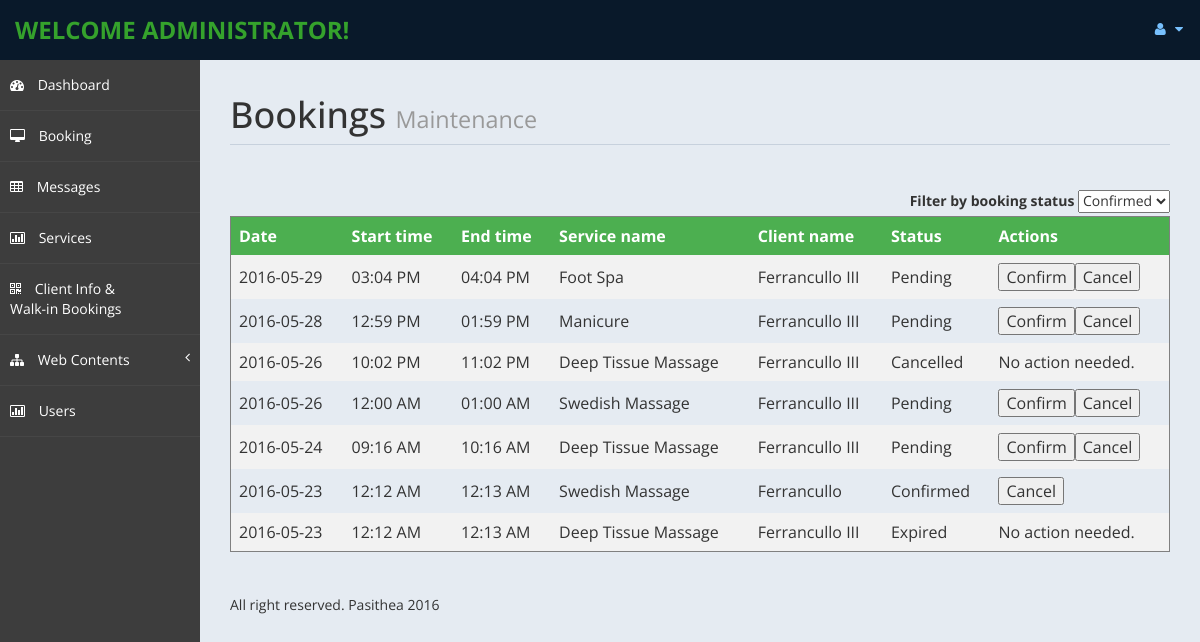
Page /admin/index.php?page=bookings on the committed database.
### tables this page shows
CREATE TABLE `pasithea_bookings` (
  `bookId` int(11) NOT NULL,
  `svc_id` int(11) NOT NULL,
  `user_id` int(11) NOT NULL,
  `book_date` varchar(111) NOT NULL,
  `book_starttime` int(11) NOT NULL,
  `book_endtime` int(11) NOT NULL,
  `status` varchar(20) NOT NULL,
  `client_type` varchar(50) NOT NULL,
  `walkin_lname` varchar(50) NOT NULL,
  `walkin_fname` varchar(50) NOT NULL
);

CREATE TABLE `pasithea_services` (
  `id` int(11) NOT NULL,
  `image_url` varchar(200) NOT NULL,
  `service_name` varchar(100) NOT NULL,
  `service_details` varchar(300) NOT NULL,
  `service_cost` varchar(11) NOT NULL,
  `featured` int(2) NOT NULL,
  `discounted_price` varchar(11) NOT NULL
);

CREATE TABLE `pasithea_account` (
  `acct_id` int(10) NOT NULL,
  `userId` int(10) NOT NULL,
  `Lastname` varchar(50) NOT NULL,
  `FirstName` varchar(50) NOT NULL,
  `Mobile` varchar(50) NOT NULL
);

### admin/includes/book_api.php (called while the page is built, shortened)
<?php
$db = new Database();
$db = $db->connect();
function getBookings(){
	$q = "SELECT b.*,s.service_name,a.Lastname,a.FirstName
	FROM pasithea_bookings b
	INNER JOIN pasithea_services s ON b.svc_id = s.id
	INNER JOIN pasithea_account a ON b.user_id = a.userId
	ORDER BY b.book_date DESC";
	return s_query($q);
}
function parseTime($tym){
	for($i = 1;$i < 5;$i++){
		if(strlen($tym) < $i)
			$tym = '0'.$tym;
	}
	return implode(":",str_split($tym,2));
}
function s_query($sql){
	global $db;
	$result = $db->query($sql) or die(mysqli_error($db));
	$rows = array();
	while( $r = $result->fetch_object() ) {
		$rows[] = $r;
	}
	return $rows;
}
?>

### admin/bookings.php (the view, shortened to what this page needs)
<?php
include_once('includes/book_api.php');
?>
	<div id="page-inner">
		<div class="row">
			<div class="col-md-12">
					<h1 class="page-header">
					Bookings <small>Maintenance</small>
					</h1>
						<div style='float:right'>
							<label>Filter by booking status</label>
							<select>
								<option selected>Confirmed</option>
							</select>
						</div>
						<table>
							<tr>
								<th >Date</h>
								<th >Start time</th>
								<th >End time</h>
								<th >Service name</th>
								<th >Client name</th>
								<th >Status</th>
								<th >Actions</th>
							</tr>
							<?php
							$res = getBookings();
							if($res){
								foreach($res as $rows){
							?>
								<tr>
									<td><?php echo $rows->book_date;?></td>
									<td><?php echo date('h:i A', strtotime(parseTime($rows->book_starttime)));?></td>
									<td><?php echo date('h:i A', strtotime(parseTime($rows->book_endtime)));?></td>
									<td><?php echo $rows->service_name;?></td>
									<td><?php echo $rows->Lastname;?></td>
									<td><?php echo $rows->status;?></td>
									<td>
										<?php
											if($rows->status == 'Cancelled' || $rows->status == 'Expired'){
												echo 'No action needed.';
											}elseif($rows->status == 'Confirmed'){
												echo "<button class='btnCancel'>Cancel</button>";
											}
											else{
												echo "<button class='btnConfirm'>Confirm</button>";
												echo "<button class='btnCancel'>Cancel</button>";
											}
										?>
									</td>
								</tr>
							<?php
								}
							}
							?>
						</table>
							<br>
			</div>
		</div>
		<footer><p>All right reserved. Pasithea 2016</p></footer>
	</div>

### admin/assets/css/custom-styles.css (style rules this page uses)
body { font-family: 'Open Sans', sans-serif; }
#page-inner { width:100%; margin:10px 20px 10px 0px; background-color:transparent; min-height:1200px; }
h1, .h1, h2, .h2, h3, .h3 { margin-top: 7px; margin-bottom: -5px; }
p { font-size:16px; line-height:25px; padding-top:20px; }
.page-header { padding-bottom: 9px; margin: 10px 0 45px; border-bottom: 1px solid #C7D1DD; }
footer p { font-size: 14px; }

### admin/bookings.php (style rules this page uses)
table { border: 1px solid gray; width: 100%; }
th, td { text-align: left; padding: 8px; }
tr:nth-child(even) { background-color: #f2f2f2 }
th { background-color: #4CAF50; color: white; }

### rows in the picture
pasithea_bookings: book_date "2016-05-29", book_starttime "03:04 PM", book_endtime "04:04 PM", pasithea_services.service_name "Foot Spa", pasithea_account.Lastname "Ferrancullo III", status "Pending", shows "Confirm"
pasithea_bookings: book_date "2016-05-28", book_starttime "12:59 PM", book_endtime "01:59 PM", pasithea_services.service_name "Manicure", pasithea_account.Lastname "Ferrancullo III", status "Pending", shows "Confirm"
pasithea_bookings: book_date "2016-05-26", book_starttime "10:02 PM", book_endtime "11:02 PM", pasithea_services.service_name "Deep Tissue Massage", pasithea_account.Lastname "Ferrancullo III", status "Cancelled", shows "No action needed."
pasithea_bookings: book_date "2016-05-26", book_starttime "12:00 AM", book_endtime "01:00 AM", pasithea_services.service_name "Swedish Massage", pasithea_account.Lastname "Ferrancullo III", status "Pending", shows "Confirm"
pasithea_bookings: book_date "2016-05-24", book_starttime "09:16 AM", book_endtime "10:16 AM", pasithea_services.service_name "Deep Tissue Massage", pasithea_account.Lastname "Ferrancullo III", status "Pending", shows "Confirm"
pasithea_bookings: book_date "2016-05-23", book_starttime "12:12 AM", book_endtime "12:13 AM", pasithea_services.service_name "Swedish Massage", pasithea_account.Lastname "Ferrancullo", status "Confirmed", shows "Cancel"
pasithea_bookings: book_date "2016-05-23", book_starttime "12:12 AM", book_endtime "12:13 AM", pasithea_services.service_name "Deep Tissue Massage", pasithea_account.Lastname "Ferrancullo III", status "Expired", shows "No action needed."
